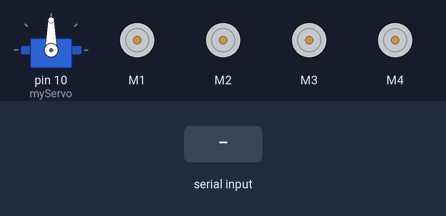
Recording of a sketch running on a simulated Arduino Uno, built with avr-gcc and run on an emulated ATmega328P. Shown: servo, 4 × DC motor (green arrow = forward, orange = backward, longer = faster). The inputs (shaded band) are chosen by the test bench.

Above: at 1.2 s.
1.3 s: "*right" received over Serial
At 2.1 s:
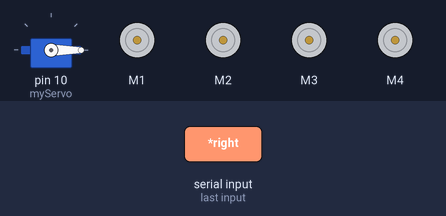
4.3 s: "*go ahead" received over Serial
7.3 s: "*go back" received over Serial
At 8.8 s:
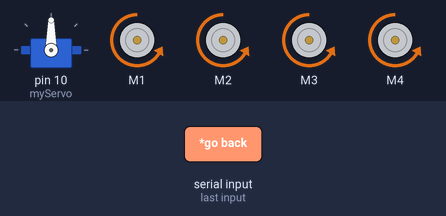
10.3 s: "*left" received over Serial
At 11.1 s:
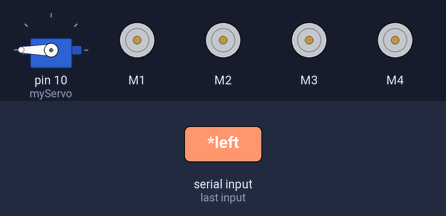
13.3 s: "*right" received over Serial
At 16.0 s:
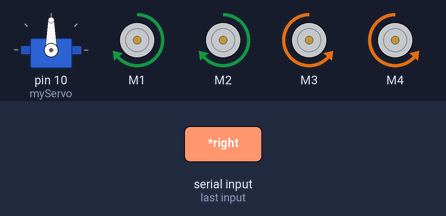
Timing chart, 0 to 16.9 s (numbered marks = the images above; inputs shaded):
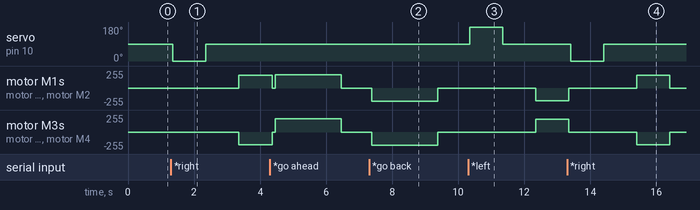

The sketch:

VOICE_CONTROLL.ino
```cpp
#include <AFMotor.h> //Adafruit Motor Shield Library. First you must download and install AFMotor library
#include <Servo.h>   //Servo library. This is standard library. (Sketch -> Include Library -> Servo)
String voice;

AF_DCMotor motor1 (1, MOTOR12_1KHZ); //create motor #1 using M1 output on Motor Drive Shield, set to 1kHz PWM frequency
AF_DCMotor motor2 (2, MOTOR12_1KHZ); //create motor #2 using M2 output on Motor Drive Shield, set to 1kHz PWM frequency
AF_DCMotor motor3 (3, MOTOR12_1KHZ);
AF_DCMotor motor4 (4, MOTOR12_1KHZ);
Servo myServo; //define servo name

void setup()
{
  Serial.begin(9600); //start serial communication
  myServo.attach(10); //define our servo pin (the motor shield servo1 input = digital pin 10)
  myServo.write(90);  //servo position is 90 degrees

}

void loop()
{
  while (Serial.available()){ //Check if there is an available byte to read
     delay(10); //Delay added to make thing stable
    char c = Serial.read(); //Conduct a serial read
    if (c == '#') {break;} //Exit the loop when the # is detected after the word
    voice += c; //Shorthand for voice = voice + c
  }
  if (voice.length() > 0){
    if(voice == "*go ahead"){
      forward_car();
      }
    else if(voice == "*go back"){
      back_car();
      }
    else if(voice == "*right") {
      right_car();
    }
    else if(voice == "*left") {
      left_car();
    }
    else if(voice == "*stop") {
      stop_car();
    }

  voice=""; //Reset the variable after initiating
  }
}

void forward_car()
{
  motor1.run(FORWARD);
  motor1.setSpeed(200);
  motor2.run(FORWARD);
  motor2.setSpeed(200);
  motor3.run(FORWARD);
  motor3.setSpeed(200);
  motor4.run(FORWARD);
  motor4.setSpeed(200);
  delay(2000);
  motor1.run(RELEASE);
  motor2.run(RELEASE);
  motor3.run(RELEASE);
  motor4.run(RELEASE);
}

void back_car()
{
  motor1.run(BACKWARD);
  motor1.setSpeed(200);
  motor2.run(BACKWARD);
  motor2.setSpeed(200);
  motor3.run(BACKWARD);
  motor3.setSpeed(200);
  motor4.run(BACKWARD);
  motor4.setSpeed(200);
  delay(2000);
  motor1.run(RELEASE);
  motor2.run(RELEASE);
  motor3.run(RELEASE);
  motor4.run(RELEASE);
}

void right_car()
{
  myServo.write(0);
  delay(1000);
  myServo.write(90);
  delay(1000);
  motor1.run(FORWARD);
  motor1.setSpeed(190);
  motor2.run(FORWARD);
  motor2.setSpeed(190);
  motor3.run(BACKWARD);
  motor3.setSpeed(190);
  motor4.run(BACKWARD);
  motor4.setSpeed(190);
  delay(1000);
  motor1.run(RELEASE);
  motor2.run(RELEASE);
  motor3.run(RELEASE);
  motor4.run(RELEASE);
}

void left_car()
{
  myServo.write(180);
  delay(1000);
  myServo.write(90);
  delay(1000);
  motor1.run(BACKWARD);
  motor1.setSpeed(190);
  motor2.run(BACKWARD);
  motor2.setSpeed(190);
  motor3.run(FORWARD);
  motor3.setSpeed(190);
  motor4.run(FORWARD);
  motor4.setSpeed(190);
  delay(1000);
  motor1.run(RELEASE);
  motor2.run(RELEASE);
  motor3.run(RELEASE);
  motor4.run(RELEASE);
}

void stop_car ()
{
  motor1.run(RELEASE);
  motor2.run(RELEASE);
  motor3.run(RELEASE);
  motor4.run(RELEASE);
}
```

Measured:
- after the input at 1.3 s, servo on pin 10 (myServo): 90° → 0° after 0.06 s, → 90° 1.0 s later; motor M1, motor M2: stopped → forward 190/255 after 2.1 s; motor M3, motor M4: stopped → backward 190/255 after 2.1 s
- after the input at 7.3 s, motor M1–4: stopped → backward 200/255 after 0.08 s, → stopped 2.0 s later
- after the input at 10.3 s, servo on pin 10 (myServo): 90° → 180° after 0.05 s, → 90° 1.0 s later; motor M1, motor M2: stopped → backward 190/255 after 2.1 s; motor M3, motor M4: stopped → forward 190/255 after 2.1 s
- after the input at 13.3 s, servo on pin 10 (myServo): 90° → 0° after 0.11 s, → 90° 1.0 s later
